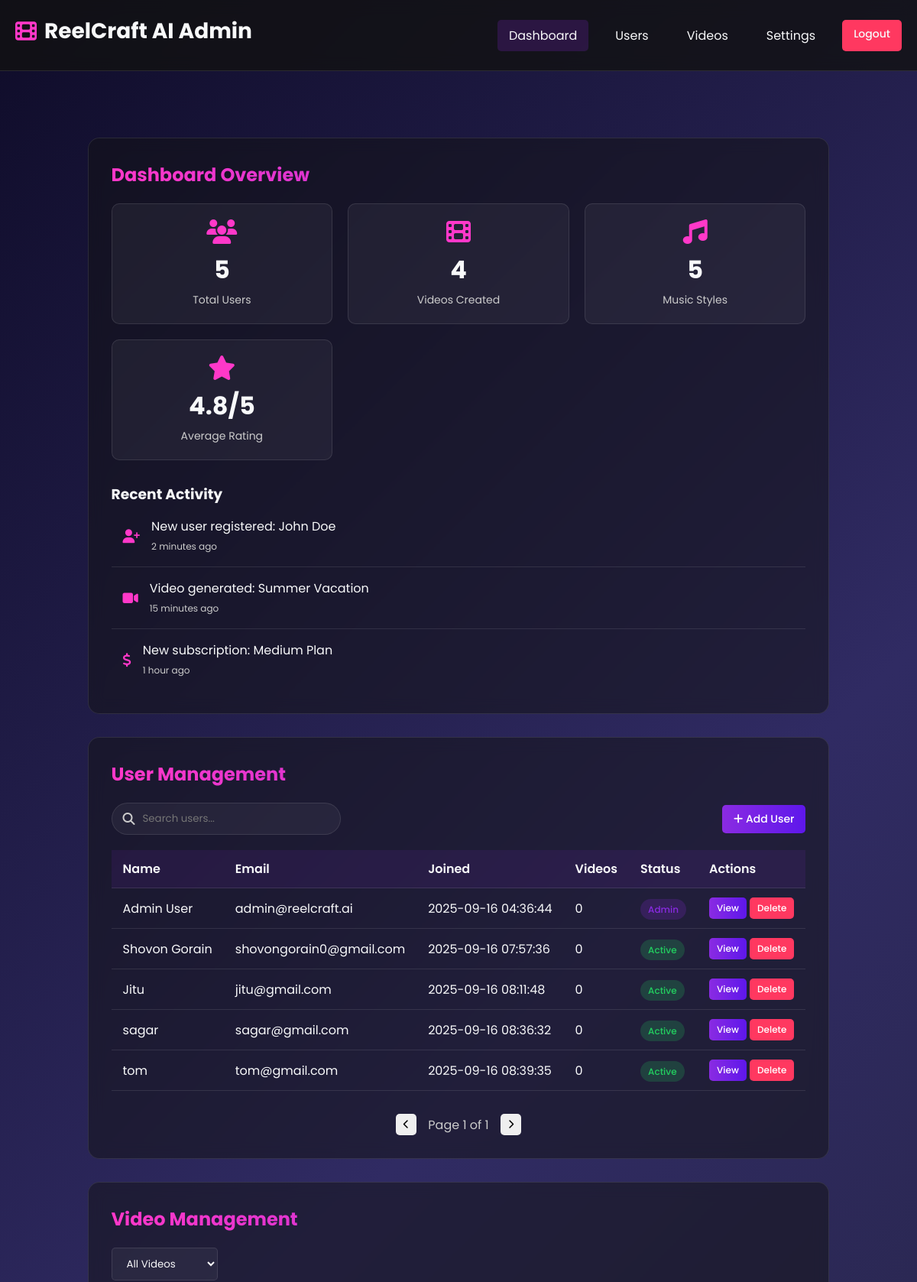
Page /admin (signed in, upper part) on the earlier database version.
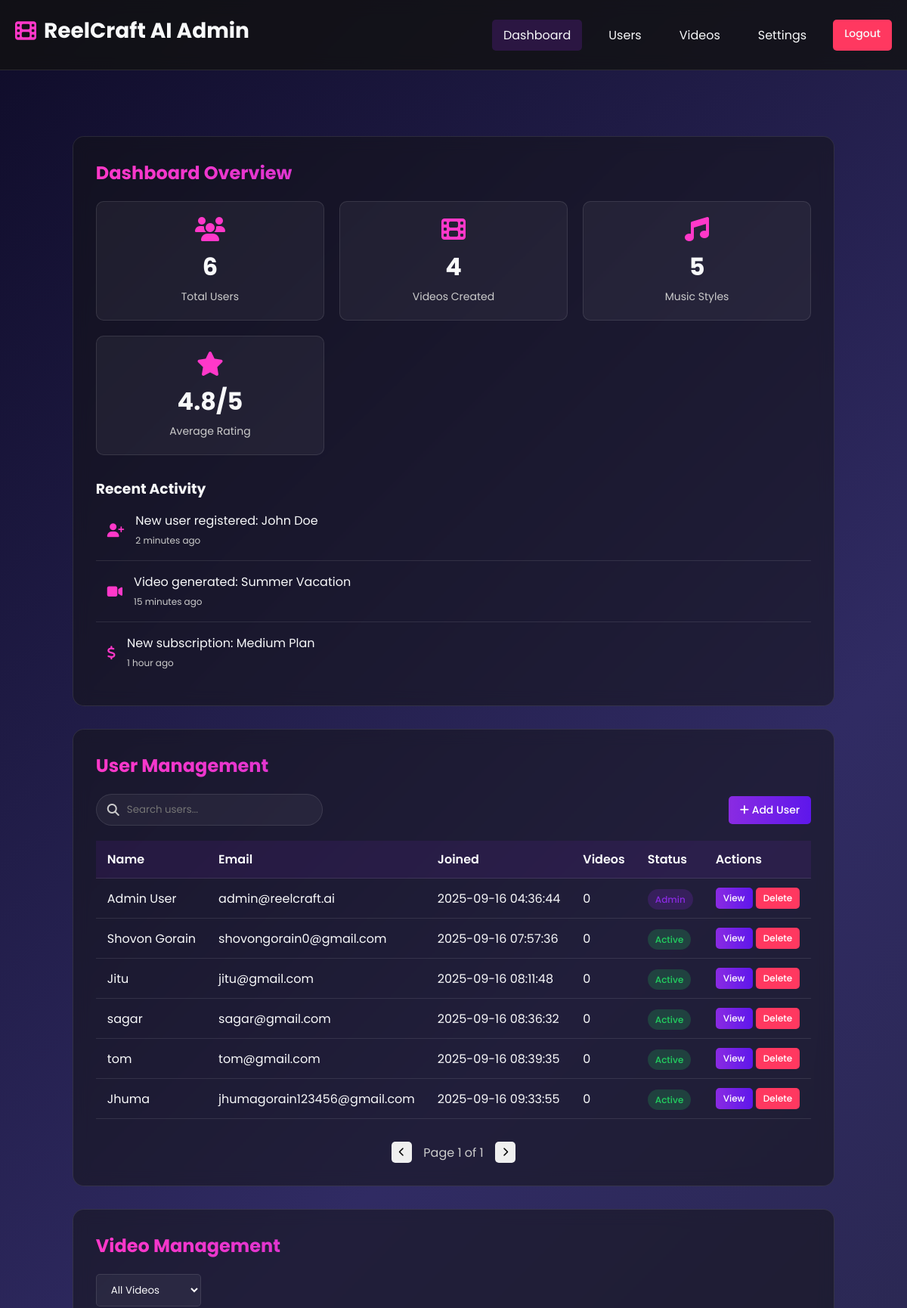
Same page on the later database version.
### tables this page shows
CREATE TABLE users (
            id INTEGER PRIMARY KEY AUTOINCREMENT,
            name TEXT NOT NULL,
            email TEXT UNIQUE NOT NULL,
            password TEXT NOT NULL,
            is_admin INTEGER DEFAULT 0,
            is_paid INTEGER DEFAULT 0,
            profile_image TEXT,
            created_at TIMESTAMP DEFAULT CURRENT_TIMESTAMP
        );

### app.py (the view)
@app.route('/admin')
@login_required
@admin_required
def admin_dashboard():
    try:
        users = get_all_users()
        videos = get_all_videos()
        total_users = len(users) if users else 0
        total_reels = len(videos) if videos else 0
        return render_template('admin.html', users=users, videos=videos,
                               total_users=total_users, total_reels=total_reels)
    except Exception as e:
        flash('Error accessing admin panel: ' + str(e))
        return redirect(url_for('index'))

### app.py (called while the page is built)
def login_required(f):
    @wraps(f)
    def decorated_function(*args, **kwargs):
        if 'user_id' not in session:
            flash('Please login to continue.')
            return redirect(url_for('auth'))
        return f(*args, **kwargs)
    return decorated_function

def admin_required(f):
    @wraps(f)
    def decorated_function(*args, **kwargs):
        if not session.get('is_admin', False):
            flash('Admin access required.')
            return redirect(url_for('index'))
        return f(*args, **kwargs)
    return decorated_function

### database.py (called while the page is built)
def get_db_connection():
    conn = sqlite3.connect('database.db')
    conn.row_factory = sqlite3.Row
    return conn

def get_all_users():
    conn = get_db_connection()
    users = conn.execute('SELECT * FROM users').fetchall()
    conn.close()
    return users

def get_all_videos():
    conn = get_db_connection()
    videos = conn.execute('''
        SELECT videos.*, users.name as user_name
        FROM videos
        JOIN users ON videos.user_id = users.id
    ''').fetchall()
    conn.close()
    return videos

### templates/admin.html (shortened to what this page needs)
{% extends "base.html" %}
{% block content %}
<div class="admin-panel" id="admin-panel">
    <div class="admin-header">
        <div class="auth-logo">
            <i class="fas fa-film"></i>
            <span>ReelCraft AI Admin</span>
        </div>
        <div class="admin-nav">
            <a href="#" class="admin-nav-link active" data-section="dashboard">Dashboard</a>
            <a href="#" class="admin-nav-link" data-section="users">Users</a>
            <a href="#" class="admin-nav-link" data-section="videos">Videos</a>
            <a href="#" class="admin-nav-link" data-section="settings">Settings</a>
            <a href="{{ url_for('logout') }}" id="logout-btn" class="btn-danger btn">Logout</a>
        </div>
    </div>
    <div class="admin-content">
        <div class="admin-section dashboard-section active">
            <h2>Dashboard Overview</h2>
            <div class="stats-grid">
                <div class="stat-card">
                    <i class="fas fa-users"></i>
                    <h3>{{ users|length }}</h3>
                    <p>Total Users</p>
                </div>
                <div class="stat-card">
                    <i class="fas fa-film"></i>
                    <h3>{{ videos|length }}</h3>
                    <p>Videos Created</p>
                </div>
                <div class="stat-card">
                    <i class="fas fa-music"></i>
                    <h3>5</h3>
                    <p>Music Styles</p>
                </div>
                <div class="stat-card">
                    <i class="fas fa-star"></i>
                    <h3>4.8/5</h3>
                    <p>Average Rating</p>
                </div>
            </div>
            <div class="recent-activity">
                <h3>Recent Activity</h3>
                <div class="activity-list">
                    <div class="activity-item">
                        <i class="fas fa-user-plus"></i>
                        <div class="activity-content">
                            <p>New user registered: John Doe</p>
                            <span>2 minutes ago</span>
                        </div>
                    </div>
                    <div class="activity-item">
                        <i class="fas fa-video"></i>
                        <div class="activity-content">
                            <p>Video generated: Summer Vacation</p>
                            <span>15 minutes ago</span>
                        </div>
                    </div>
                    <div class="activity-item">
                        <i class="fas fa-dollar-sign"></i>
                        <div class="activity-content">
                            <p>New subscription: Medium Plan</p>
                            <span>1 hour ago</span>
                        </div>
                    </div>
                </div>
            </div>
        </div>
        <div class="admin-section users-section">
            <h2>User Management</h2>
            <div class="admin-tools">
                <div class="search-box">
                    <input type="text" placeholder="Search users..." id="user-search">
                    <i class="fas fa-search"></i>
                </div>
                <button class="btn btn-primary" id="add-user-btn">
                    <i class="fas fa-plus"></i> Add User
                </button>
            </div>
            <table class="data-table">
                <thead>
                    <tr>
                        <th>Name</th>
                        <th>Email</th>
                        <th>Joined</th>
                        <th>Videos</th>
                        <th>Status</th>
                        <th>Actions</th>
                    </tr>
                </thead>
                <tbody>
                    {% for user in users %}
                    <tr>
                        <td>{{ user.name }}</td>
                        <td>{{ user.email }}</td>
                        <td>{{ user.created_at }}</td>
                        <td>{% if user.video_count %}{{ user.video_count }}{% else %}0{% endif %}</td>
                        <td>
                            <span class="status-badge {% if user.is_admin %}status-admin{% else %}status-active{% endif %}">
                                {% if user.is_admin %}Admin{% else %}Active{% endif %}
                            </span>
                        </td>
                        <td>
                            <button class="btn btn-primary btn-sm view-user" data-id="{{ user.id }}">View</button>
                            <button class="btn btn-danger btn-sm delete-user" data-id="{{ user.id }}">Delete</button>
                        </td>
                    </tr>
                    {% endfor %}
                </tbody>
            </table>
            <div class="pagination">
                <button class="btn btn-sm"><i class="fas fa-chevron-left"></i></button>
                <span class="page-info">Page 1 of 1</span>
                <button class="btn btn-sm"><i class="fas fa-chevron-right"></i></button>
            </div>
        </div>
        <div class="admin-section videos-section">
            <h2>Video Management</h2>
            <div class="admin-tools">
                <div class="filter-box">
                    <select id="video-filter">
                        <option value="all">All Videos</option>
                    </select>
                </div>
            </div>
        </div>
    </div>
</div>
{% endblock %}

### templates/base.html (shortened to what this page needs)
<!DOCTYPE html>
<html lang="en">
<head>
    <link rel="stylesheet" href="https://cdnjs.cloudflare.com/ajax/libs/font-awesome/6.4.0/css/all.min.css">
    <link rel="stylesheet" href="{{ url_for('static', filename='css/style.css') }}">
</head>
<body>
    <div id="particles-js"></div>
    {% block content %}{% endblock %}
</body>
</html>

### static/css/style.css (style rules this page uses)
* { margin: 0; padding: 0; box-sizing: border-box; font-family: 'Poppins', sans-serif; }
:root { --primary: #8a2be2; --secondary: #5e17eb; --accent: #ff38c9; --dark: #121212; --light: #f8f9fa; --gray: #2d2d2d; --error: #ff3860; --success: #23d160; }
body { color: var(--light); min-height: 100vh; overflow-x: hidden; position: relative; }
#particles-js { position: fixed; width: 100%; height: 100%; top: 0; left: 0; z-index: -1; background: linear-gradient(135deg, #0f0c29, #302b63, #24243e); }
.btn { padding: 10px 20px; border-radius: 50px; font-weight: 600; cursor: pointer; transition: all 0.3s ease; border: none; outline: none; text-decoration: none; display: inline-block; text-align: center; }
.btn-primary { background: linear-gradient(90deg, var(--primary), var(--secondary)); color: white; padding: 12px 30px; font-size: 1.1rem; }
.auth-logo { display: flex; justify-content: center; align-items: center; gap: 10px; font-size: 28px; font-weight: 700; margin-bottom: 10px; color: var(--light); }
.auth-logo i { color: var(--accent); }
.admin-panel { display: grid; padding: 100px 20px; min-height: 100vh; }
.admin-header { background: rgba(18, 18, 18, 0.8); backdrop-filter: blur(10px); padding: 20px; position: fixed; top: 0; left: 0; right: 0; z-index: 100; display: flex; justify-content: space-between; align-items: center; border-bottom: 1px solid rgba(255, 255, 255, 0.1); }
.admin-nav { display: flex; gap: 20px; }
.admin-nav a { color: var(--light); text-decoration: none; transition: color 0.3s; }
.admin-content { max-width: 1200px; margin: 0 auto; padding-top: 80px; }
.admin-section { background: rgba(18, 18, 18, 0.5); backdrop-filter: blur(10px); border-radius: 15px; padding: 30px; margin-bottom: 30px; border: 1px solid rgba(255, 255, 255, 0.1); }
.admin-section h2 { font-size: 24px; margin-bottom: 20px; background: linear-gradient(90deg, #ff38c9, #8a2be2); -webkit-background-clip: text; -webkit-text-fill-color: transparent; }
.stats-grid { display: grid; grid-template-columns: repeat(auto-fit, minmax(250px, 1fr)); gap: 20px; margin-bottom: 30px; }
.stat-card { background: rgba(255, 255, 255, 0.05); border-radius: 10px; padding: 20px; text-align: center; border: 1px solid rgba(255, 255, 255, 0.1); }
.stat-card i { font-size: 2rem; color: var(--accent); margin-bottom: 10px; }
.stat-card h3 { font-size: 2rem; margin-bottom: 5px; }
.stat-card p { color: #ccc; font-size: 14px; }
.data-table { width: 100%; border-collapse: collapse; margin-top: 20px; }
.data-table th, .data-table td { padding: 12px 15px; text-align: left; border-bottom: 1px solid rgba(255, 255, 255, 0.1); }
.data-table th { background: rgba(138, 43, 226, 0.1); font-weight: 600; }
.btn { padding: 8px 15px; border-radius: 5px; font-weight: 500; cursor: pointer; transition: all 0.3s ease; border: none; font-size: 14px; }
.btn-primary { background: linear-gradient(90deg, var(--primary), var(--secondary)); color: white; }
.btn-danger { background: var(--error); color: white; }
.btn-sm { padding: 5px 10px; font-size: 12px; }

Differences in the rows shown:
added users: name "Jhuma", email "jhumagorain123456@gmail.com", created_at "2025-09-16 09:33:55", is_admin "Active"
Other differences:
{{ users|length }}: "5" → "6"
